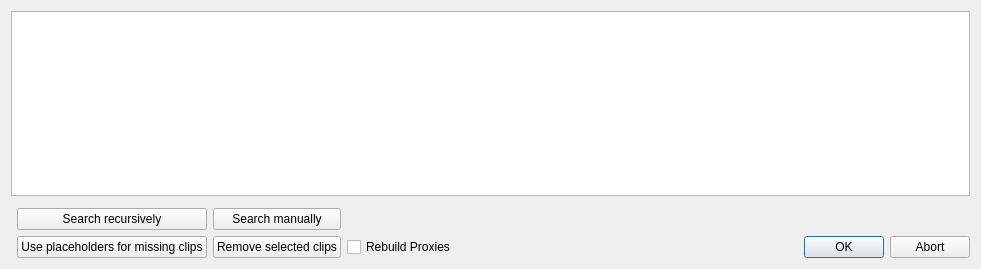
<?xml version="1.0" encoding="UTF-8"?>
<ui version="4.0">
 <author>
SPDX-FileCopyrightText: none
SPDX-License-Identifier: GPL-3.0-only OR LicenseRef-KDE-Accepted-GPL
 </author>
 <class>MissingClips_UI</class>
 <widget class="QDialog" name="MissingClips_UI">
  <property name="geometry">
   <rect>
    <x>0</x>
    <y>0</y>
    <width>981</width>
    <height>269</height>
   </rect>
  </property>
  <property name="windowTitle">
   <string> Clip Problems</string>
  </property>
  <layout class="QGridLayout" name="gridLayout">
   <item row="2" column="1">
    <widget class="QPushButton" name="recursiveSearch">
     <property name="text">
      <string>Search recursively</string>
     </property>
     <property name="icon">
      <iconset theme="tools-wizard"/>
     </property>
    </widget>
   </item>
   <item row="3" column="1">
    <widget class="QPushButton" name="usePlaceholders">
     <property name="text">
      <string>Use placeholders for missing clips</string>
     </property>
     <property name="icon">
      <iconset theme="view-preview"/>
     </property>
    </widget>
   </item>
   <item row="1" column="0" colspan="6">
    <widget class="KMessageWidget" name="infoLabel">
     <property name="wordWrap" stdset="0">
      <bool>true</bool>
     </property>
     <property name="closeButtonVisible" stdset="0">
      <bool>false</bool>
     </property>
    </widget>
   </item>
   <item row="3" column="2">
    <widget class="QPushButton" name="removeSelected">
     <property name="text">
      <string>Remove selected clips</string>
     </property>
     <property name="icon">
      <iconset theme="edit-delete"/>
     </property>
    </widget>
   </item>
   <item row="2" column="2">
    <widget class="QPushButton" name="manualSearch">
     <property name="text">
      <string>Search manually</string>
     </property>
     <property name="icon">
      <iconset theme="find-location"/>
     </property>
    </widget>
   </item>
   <item row="3" column="3">
    <widget class="QCheckBox" name="rebuildProxies">
     <property name="text">
      <string>Rebuild Proxies</string>
     </property>
    </widget>
   </item>
   <item row="3" column="4">
    <spacer name="horizontalSpacer">
     <property name="orientation">
      <enum>Qt::Horizontal</enum>
     </property>
     <property name="sizeHint" stdset="0">
      <size>
       <width>40</width>
       <height>20</height>
      </size>
     </property>
    </spacer>
   </item>
   <item row="3" column="5">
    <widget class="QDialogButtonBox" name="buttonBox">
     <property name="orientation">
      <enum>Qt::Horizontal</enum>
     </property>
     <property name="standardButtons">
      <set>QDialogButtonBox::Abort|QDialogButtonBox::Ok</set>
     </property>
    </widget>
   </item>
   <item row="0" column="0" colspan="6">
    <widget class="QTreeView" name="treeView"/>
   </item>
  </layout>
 </widget>
 <customwidgets>
  <customwidget>
   <class>KMessageWidget</class>
   <extends>QFrame</extends>
   <header>kmessagewidget.h</header>
   <container>1</container>
  </customwidget>
 </customwidgets>
 <tabstops>
  <tabstop>usePlaceholders</tabstop>
 </tabstops>
 <resources/>
 <connections>
  <connection>
   <sender>buttonBox</sender>
   <signal>rejected()</signal>
   <receiver>MissingClips_UI</receiver>
   <slot>reject()</slot>
   <hints>
    <hint type="sourcelabel">
     <x>316</x>
     <y>260</y>
    </hint>
    <hint type="destinationlabel">
     <x>286</x>
     <y>274</y>
    </hint>
   </hints>
  </connection>
  <connection>
   <sender>buttonBox</sender>
   <signal>accepted()</signal>
   <receiver>MissingClips_UI</receiver>
   <slot>accept()</slot>
   <hints>
    <hint type="sourcelabel">
     <x>248</x>
     <y>254</y>
    </hint>
    <hint type="destinationlabel">
     <x>157</x>
     <y>274</y>
    </hint>
   </hints>
  </connection>
 </connections>
</ui>
